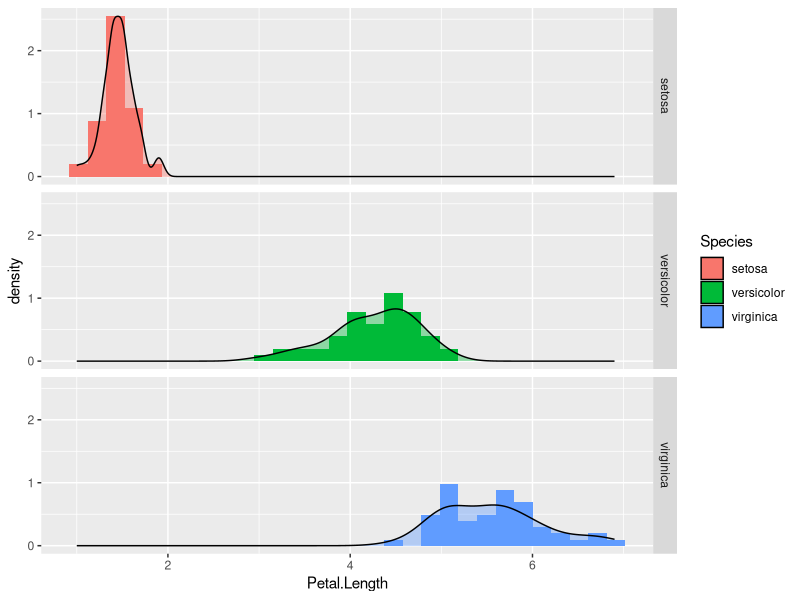
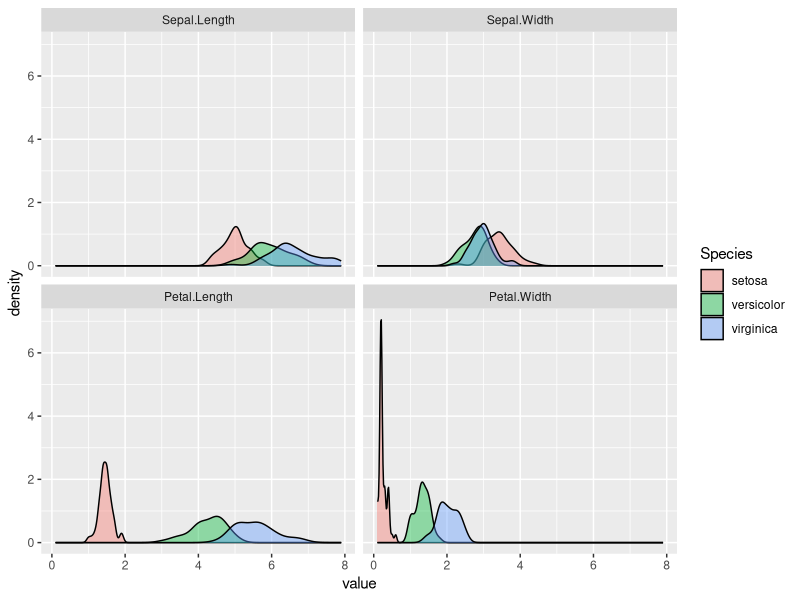
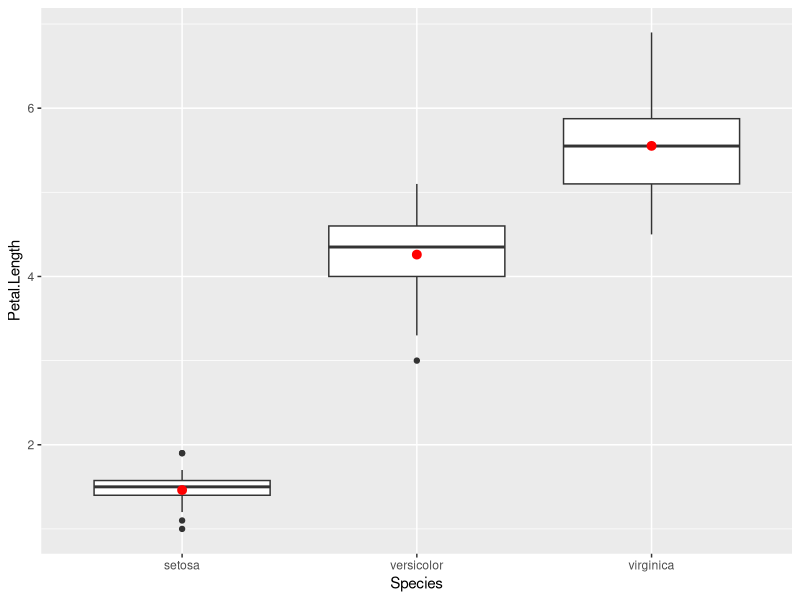
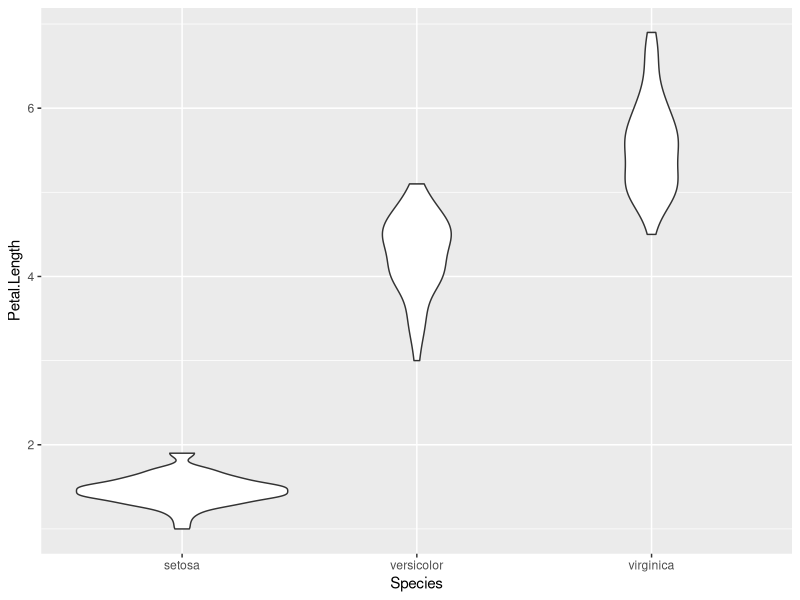
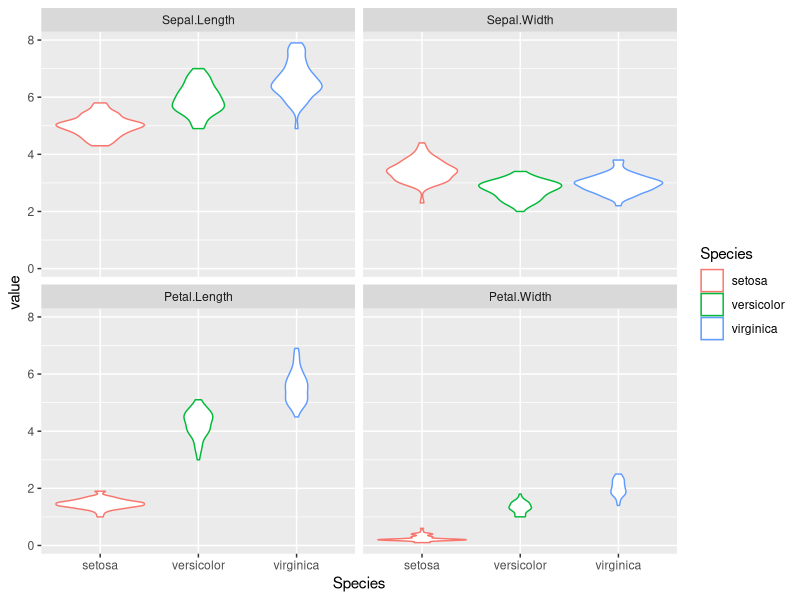
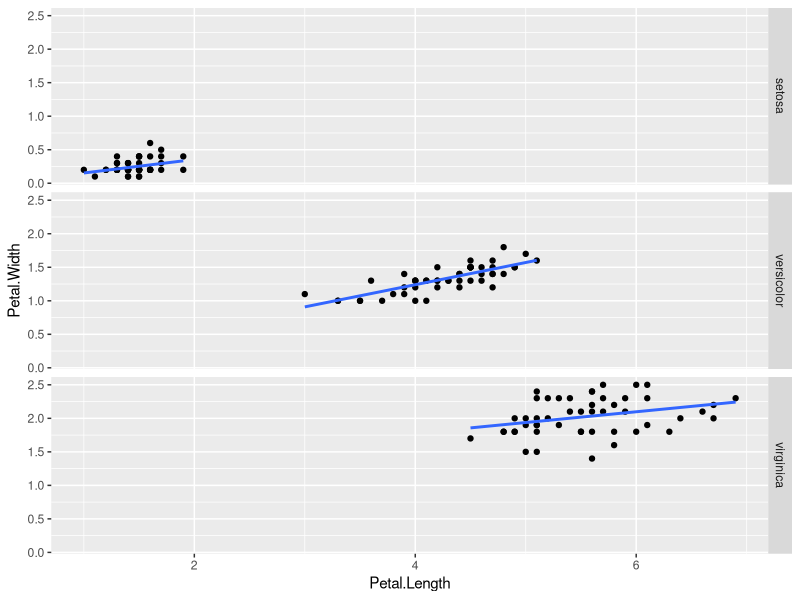
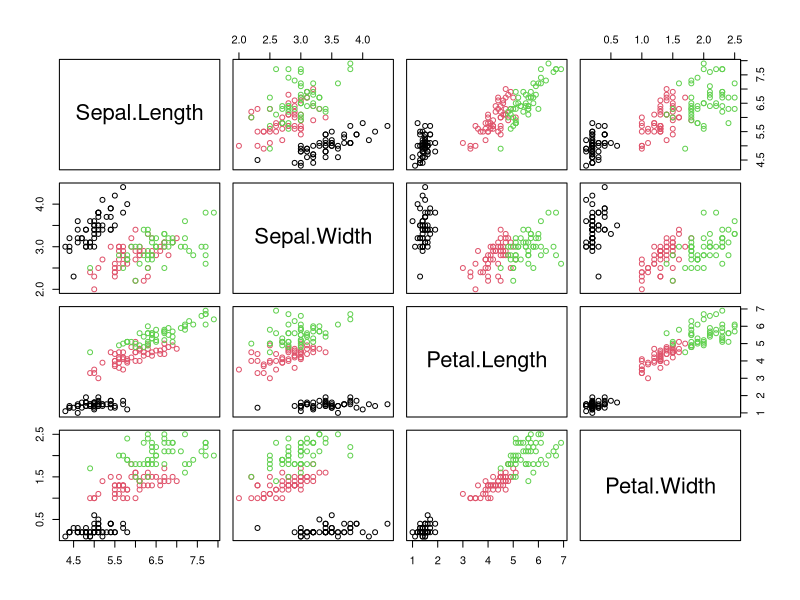
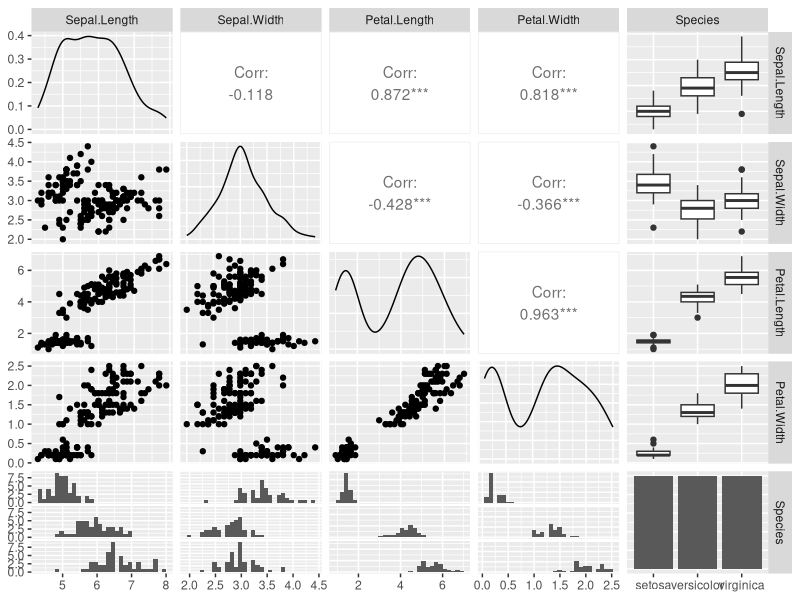

The R script that drew these images, in order:
### CARGUEMOS LOS PAQUETES QUE USAREMOS

library(ggplot2)
library(reshape2)


###      A. OBSERVANDO LA DISTRIBUCION DE DATOS CON HISTOGRAMAS

#  A.1 Usaremos nuevamente al conjunto de datos iris y
# una modificacion de los datos obtenida con `melt` del paquete `reshape2`

#  ¿Cómo transforma `melt` los datos?
#                                                    -12 filas-
#
#  S.L   S.W   P.L  P.W   Species             Species variable value
#   #1    #4   #7   #10   setosa               setosa     S.L    #1
#   #2    #5   #8   #11   versicolor    melt   versicolor S.L    #2
#   #3    #6   #9   #12   virginica   ----->   virginica  S.L    #3
#                                              setosa     S.W    #4
#     -4 columnas y 3 filas-                   versicolor S.W    #5
#        - 12  valores -                       virginica  S.W    #6
#                                              ...
#                                              versicolor P.W    #12


iris_m<-melt(iris)

head(iris_m)


#  A.2 Histograma: muestra la frecuencia con la que aparecen
# distintos valores para una variable (distribucion de los datos).

# Nota: al usar y=..density.. en ggplot2 se ajusta la altura de
# las barras para que sus áreas sumen 1 (como en las gráficas de
# debsidad de probabilidad)


#  A.2.a Histogramas para Petal.Length por especie


ggplot(iris,
       aes(Petal.Length,fill=Species,y=..density..)) +
  geom_histogram() +
  geom_density(alpha=0.4) +
  facet_grid(Species~.)


# A.2.b Histogramas para las 4 medidas por especie utilizando como entrada
# a `iris_m` y a `facet_wrap`


ggplot(iris_m,
       aes(value,fill=Species)) +
  geom_density(alpha=0.4) +
  facet_wrap(~variable)



###      B. OBSERVANDO LA DISTRIBUCION DE DATOS CON DIAGRAMAS
###    DE CAJA Y DE VIOLIN


## Diagrama de caja (Box-plot): muestra las siguientes medidas:
#
# Distribucion  Boxplot
#
#         I       |  ¨¨¨¨¨ max (sin outliers)
#       III     --|--  <--- tercer cuartil
#     IIIII    |     |
#   IIIIIII    |-----|  <--- segundo cuartil
#     IIIII    |     |
#       III     --|--  <---- primer cuartil
#         I       |  ____ min (sin outliers)
#

#  B.1 Boxplot para Petal.Length por especies


ggplot(iris,
       aes(y=Petal.Length,x=Species)) +
  geom_boxplot() +
  stat_summary(fun="mean", color="red")


#  B.2 Diagrama de violin: muestra la forma de la distribucion

#  B.1.a Diagrama de violin para Petal.Length por especies


ggplot(iris,
       aes(y=Petal.Length,x=Species)) +
  geom_violin()


#  B.1.b Diagramas para las 4 medidas por especie

ggplot(iris_m,
       aes(y=value,x=Species,colour=Species)) +
  geom_violin() +
  facet_wrap(~variable)



###      C. RELACION ENTRE DOS VARIABLES: GRAFICAS DE DISPERSION X Y


ggplot(iris,
       aes(x = Petal.Length, y = Petal.Width)) +
  geom_point() +
  facet_grid(Species~.) +
  geom_smooth(method="lm",se=FALSE)



######### EJERCICIOS Y TRUCOS ADICIONALES ###################################

#___Graficas de dispersion para todos los pares de variables___#

# La forma mas sencilla de obtener graficas de dispersion para
# todos los pares de variables: `pairs` del paquete `graphics`,
# que viene instalado en R.

pairs(iris[,1:4], col=iris$Species)


#___Multiples graficas a la vez con `GGally`___#

# `GGally` es una forma sencilla y atractiva para ver:
# Distribuciones, box-plots, graficas de dispersion y correlaciones

library(GGally) # Tal vez debas instalar a `GGally`

ggpairs(iris)

#      .... O aun mejor

ggpairs(iris, aes(colour = Species, alpha = 0.4))



